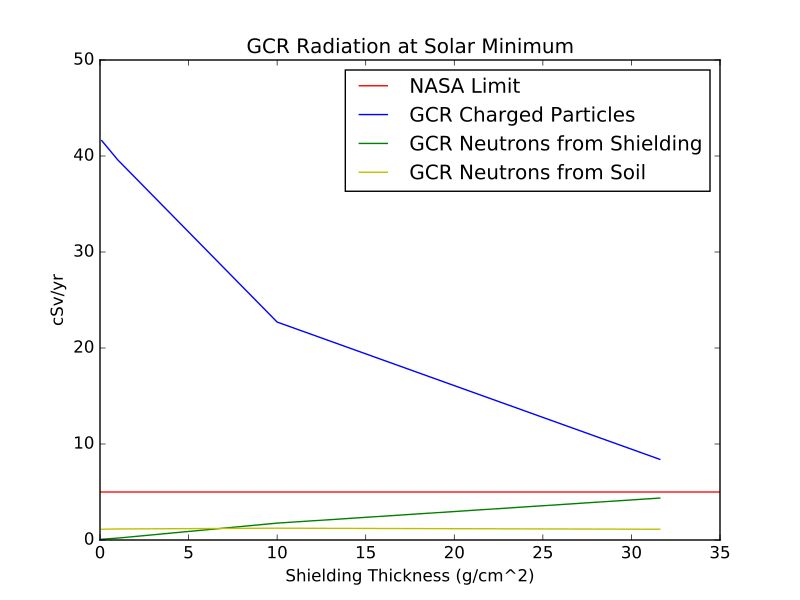

Source code (Python):
#Hayley E. Bower
#June 13, 2017
#Resilient ExtraTerrestrial Habitats (RETH) Project
#Purdue University

from pylab import *
from matplotlib.backends.backend_pdf import PdfPages

pp = PdfPages('KuznetsovGraphs.pdf') #Creates and saves plots to a pdf
shielding = [0.1,1,10,31.6] #shield thickness, Aluminum, g/cm^2

#SOLAR MINIMUM
#Galactic Cosmic Rays
GCR_chP_Smin = [41.6,39.6,22.7,8.4] #Charged Particles
GCR_N_sh_Smin = [0.08,0.2,1.76,4.37] #Neutrons from Shielding
GCR_N_s_Smin = [1.12,1.15,1.23,1.12] #Neutrons from Soil

Comb_GCR_Smin = [GCR_chP_Smin[0] + GCR_N_sh_Smin[0] + GCR_N_s_Smin[0],
                 GCR_chP_Smin[1] + GCR_N_sh_Smin[1] + GCR_N_s_Smin[1],
                 GCR_chP_Smin[2] + GCR_N_sh_Smin[2] + GCR_N_s_Smin[2],
                 GCR_chP_Smin[3] + GCR_N_sh_Smin[3] + GCR_N_s_Smin[3]]

#Solar Particle Events
SPE_chP_Smin = [67300.0,1400.0,22.0,2.2] #Charged Particles
SPE_N_sh_Smin = [2.00,0.78,0.70,0.51] #Neutrons from Shielding
SPE_N_s_Smin = [0.39,0.079,0.0052,0.00093] #Neutrons from Soil

Comb_SPE_Smin = [SPE_chP_Smin[0] + SPE_N_sh_Smin[0] + SPE_N_s_Smin[0],
                 SPE_chP_Smin[1] + SPE_N_sh_Smin[1] + SPE_N_s_Smin[1],
                 SPE_chP_Smin[2] + SPE_N_sh_Smin[2] + SPE_N_s_Smin[2],
                 SPE_chP_Smin[3] + SPE_N_sh_Smin[3] + SPE_N_s_Smin[3]]
      
   
#Total Combined Radiation           
Comb_Min_Rad = [Comb_SPE_Smin[0] + Comb_GCR_Smin[0],
                Comb_SPE_Smin[1] + Comb_GCR_Smin[1],
                Comb_SPE_Smin[2] + Comb_GCR_Smin[2],
                Comb_SPE_Smin[3] + Comb_GCR_Smin[3]]
print(Comb_Min_Rad)
###############################################################################
#SOLAR MAXIMUM
#Galactic Cosmic Rays
GCR_chP_Smax = [21.6,20.5,12.9,5.0] #Charged Particles
GCR_N_sh_Smax = [0.047,0.12,1.06,2.72] #Neutrons from Shielding
GCR_N_s_Smax = [0.66,0.68,0.76,0.73] #Neutrons from Soil

Comb_GCR_Smax = [GCR_chP_Smax[0] + GCR_N_sh_Smax[0] + GCR_N_s_Smax[0],
                 GCR_chP_Smax[1] + GCR_N_sh_Smax[1] + GCR_N_s_Smax[1],
                 GCR_chP_Smax[2] + GCR_N_sh_Smax[2] + GCR_N_s_Smax[2],
                 GCR_chP_Smax[3] + GCR_N_sh_Smax[3] + GCR_N_s_Smax[3]]

#Solar Particle Events
SPE_chP_Smax = [398000,9300,182,20.6] #Charged Particles
SPE_N_sh_Smax = [12.5,5.64,6.23,5.08] #Neutrons from Shielding
SPE_N_s_Smax = [1.43,0.19,0.030,0.0053] #Neutrons from Soil

Comb_SPE_Smax = [SPE_chP_Smax[0] + SPE_N_sh_Smax[0] + SPE_N_s_Smax[0],
                 SPE_chP_Smax[1] + SPE_N_sh_Smax[1] + SPE_N_s_Smax[1],
                 SPE_chP_Smax[2] + SPE_N_sh_Smax[2] + SPE_N_s_Smax[2],
                 SPE_chP_Smax[3] + SPE_N_sh_Smax[3] + SPE_N_s_Smax[3]]
   
#Total Combined Radiation              
Comb_Max_Rad = [Comb_SPE_Smax[0] + Comb_GCR_Smax[0],
                Comb_SPE_Smax[1] + Comb_GCR_Smax[1],
                Comb_SPE_Smax[2] + Comb_GCR_Smax[2],
                Comb_SPE_Smax[3] + Comb_GCR_Smax[3]]
#print(Comb_Max_Rad)

###############################################################################
def graph(n,t,x,y,s,chP,Nsh,Ns,l1,l2,l3):
    for i in range(1):
        figure(n)
        ylim(0,50)
        title(t)
        xlabel(x)
        ylabel(y)
        axhline(y=5, xmin=0, xmax=35, color='r',hold=None,label="NASA Limit") 
        plot(s,chP,label=l1)
        plot(s,Nsh,label=l2)
        plot(s,Ns,color='y',label=l3)
        legend(loc="best")
        pp.savefig(figure(n))
        
def graph_2(n,t,x,y,s,Smin,Smax,l1,l2):
    for i in range(1):
        figure(n)
        ylim(0,50)
        title(t)
        xlabel(x)
        ylabel(y)
        axhline(y=5, xmin=0, xmax=35, color='r',hold=None,label="NASA Limit") 
        plot(s,Smin,label=l1)
        plot(s,Smax,label=l2)
        legend(loc="best")
        pp.savefig(figure(n))

###############################################################################
#Plot GCR Data
fig0 = graph(0,"GCR Radiation at Solar Minimum","Shielding Thickness (g/cm^2)",
             "cSv/yr",shielding,GCR_chP_Smin,GCR_N_sh_Smin,GCR_N_s_Smin,
             "GCR Charged Particles","GCR Neutrons from Shielding",
             "GCR Neutrons from Soil")

fig1 = graph(1,"GCR Radiation at Solar Maximum","Shielding Thickness (g/cm^2)",
             "cSv/yr",shielding,GCR_chP_Smax,GCR_N_sh_Smax,GCR_N_s_Smax,
             "GCR Charged Particles","GCR Neutrons from Shielding",
             "GCR Neutrons from Soil")

fig2 = graph_2(2,"GCR Combined Radiation","Shielding Thickness (g/cm^2)",
               "cSv/yr",shielding,Comb_GCR_Smin,Comb_GCR_Smax,
               "Solar Minimum","Solar Maximum")

#Plot SPE Data
fig3 = graph(3,"SPE Radiation at Solar Minimum","Shielding Thickness (g/cm^2)",
             "cSv/yr",shielding,SPE_chP_Smin,SPE_N_sh_Smin,SPE_N_s_Smin,
             "SPE Charged Particles","SPE Neutrons from Shielding",
             "SPE Neutrons from Soil")

fig4 = graph(4,"SPE Radiation at Solar Maximum","Shielding Thickness (g/cm^2)",
             "cSv/yr",shielding,SPE_chP_Smax,SPE_N_sh_Smax,SPE_N_s_Smax,
             "SPE Charged Particles","SPE Neutrons from Shielding",
             "SPE Neutrons from Soil")

fig5 = graph_2(5,"SPE Combined Radiation","Shielding Thickness (g/cm^2)",
               "cSv/yr",shielding,Comb_SPE_Smin,Comb_SPE_Smax,
               "Solar Minimum","Solar Maximum")

#Plot GCR & SPE Data
fig6 = graph_2(6,"Total GCR and SPE Radiation","Shielding Thickness (g/cm^2)",
               "cSv/yr",shielding,Comb_Min_Rad,Comb_Max_Rad,
               "Solar Minimum","Solar Maximum")

pp.close()

close("all") #Closes plots immediately
